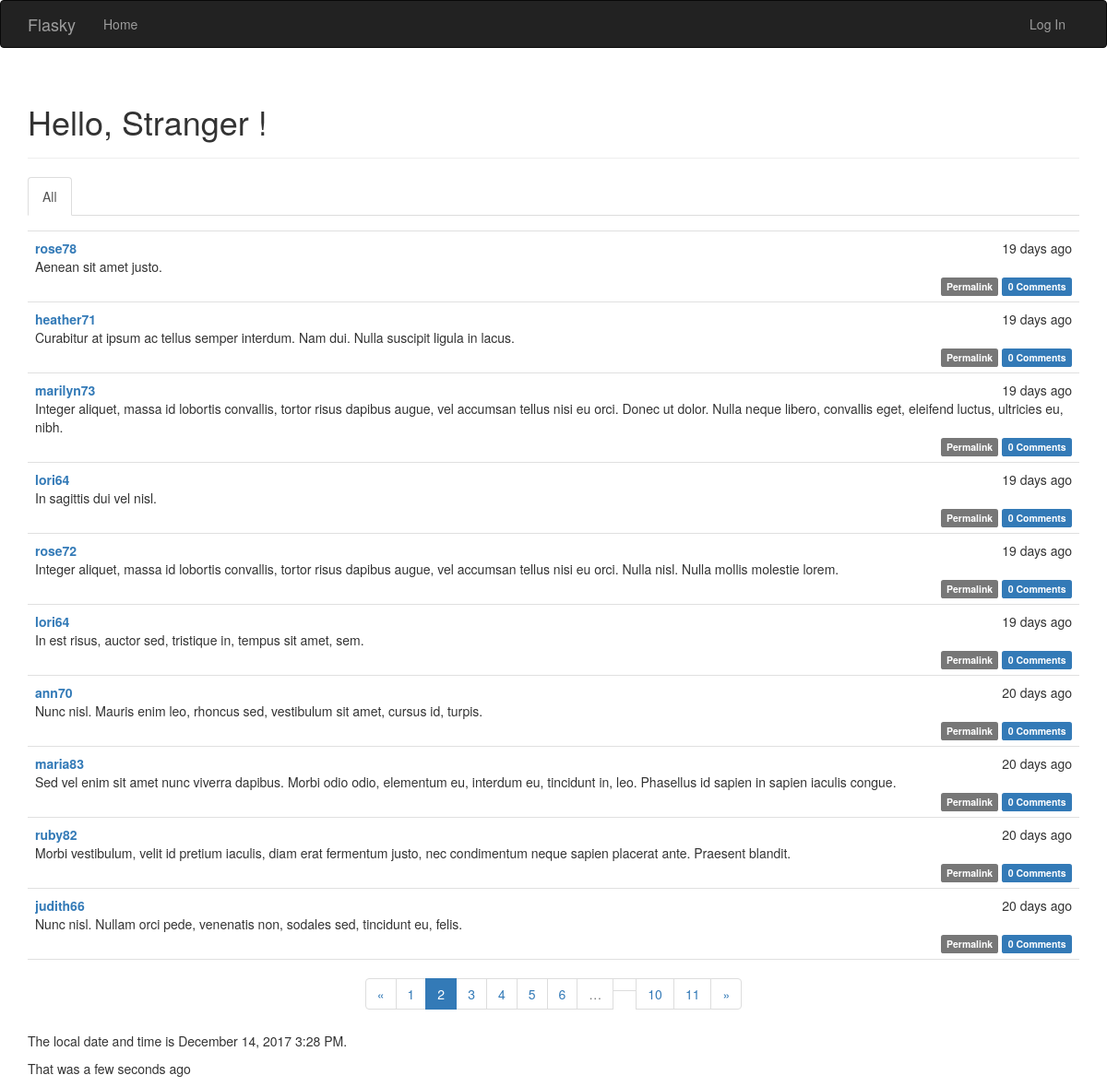
Screenshot of /?page=2 with the database file from the repository.
### app/models.py (models this page shows, shortened)
class Post(db.Model):
    __tablename__ = 'posts'
    id = db.Column(db.Integer, primary_key=True)
    body = db.Column(db.Text)
    timestamp = db.Column(db.DateTime, index=True, default=datetime.utcnow)
    author_id = db.Column(db.Integer, db.ForeignKey('users.id'))
    body_html = db.Column(db.Text)
    comments = db.relationship('Comment', backref='post', lazy='dynamic')

class User(UserMixin, db.Model):
    __tablename__ = 'users'
    id = db.Column(db.Integer, primary_key=True)
    email = db.Column(db.String(64), unique=True, index=True)
    username = db.Column(db.String(32), unique=True, index=True)
    password_hash = db.Column(db.String(128))
    confirmed = db.Column(db.Boolean, default=False)
    name = db.Column(db.String(64))
    location = db.Column(db.String(64))
    about_me = db.Column(db.Text())
    member_since = db.Column(db.DateTime(), default=datetime.utcnow)
    last_seen = db.Column(db.DateTime(), default=datetime.utcnow)
    role_id = db.Column(db.Integer, db.ForeignKey('roles.id'))
    posts = db.relationship('Post', backref='author', lazy='dynamic')
    followed = db.relationship('Follow',
                                foreign_keys=[Follow.follower_id],
                                backref=db.backref('follower', lazy='joined'),
                                lazy='dynamic',
                                cascade='all, delete-orphan')
    followers = db.relationship('Follow',
                                foreign_keys=[Follow.followed_id],
                                backref=db.backref('followed', lazy='joined'),
                                lazy='dynamic',
                                cascade='all, delete-orphan')
    comments = db.relationship('Comment', backref='author', lazy='dynamic')
    @property
    def password(self):
        raise AttributeError('password is not a readable attribute')

### app/main/views.py (the view)
@main.route('/', methods=['GET', 'POST'])
def index():
    form = PostForm()
    if current_user.can(Permission.WRITE_ARTICLES) and \
            form.validate_on_submit():
        post = Post(body=form.body.data,
                    author = current_user._get_current_object())
        db.session.add(post)
        return redirect(url_for('main.index'))
    page = request.args.get('page', 1, type=int)
    show_followed = False
    if current_user.is_authenticated:
        show_followed = bool(request.cookies.get('show_followed', ''))
    if show_followed:
        query = current_user.followed_posts
    else:
        query = Post.query
    pagination = query.order_by(Post.timestamp.desc()).paginate(
            page, per_page=current_app.config['FLASKY_POSTS_PER_PAGE'],
            error_out=False)
    posts = pagination.items
    return render_template('index.html', form=form, posts=posts,
            show_followed=show_followed,
            pagination=pagination, current_time=datetime.utcnow())

### app/auth/views.py (called while the page is built)
@auth.before_app_request
def before_request():
    if current_user.is_authenticated:
        current_user.ping()
        if not current_user.confirmed \
            and request.endpoint \
            and request.endpoint[:5] != 'auth.' \
            and request.endpoint != 'static':
                return redirect(url_for('auth.unconfirmed'))

### app/main/__init__.py (called while the page is built)
@main.app_context_processor
def inject_permissions():
    return dict(Permission=Permission)

### app/models.py (called while the page is built)
    def can(self, permissions):
        return False

### app/templates/index.html (shortened to what this page needs)
{% extends "base.html" %}
{% import "bootstrap/wtf.html" as wtf %}
{% import "_macros.html" as macros %}
{% block page_content %}
<div class="page-header">
    <h1>Hello,
    {% if current_user.is_authenticated %}
        {{ current_user.username }}
    {% else %}
        Stranger
    {% endif %}
    !</h1>
</div>
<div class="post-tabs">
    <ul class="nav nav-tabs">
        <li {% if not show_followed %} class="active" {% endif %}>
            <a href="{{url_for('main.show_all')}}">All</a>
        </li>
    </ul>
{% include "_posts.html" %}
</div>
<div class="pagination">
    {{ macros.pagination_widget(pagination, "main.index") }}
</div>
<p>The local date and time is {{ moment(current_time).format('LLL') }}.</p>
<p>That was {{moment(current_time).fromNow(refresh=True) }}</p>
{% endblock %}

### app/templates/_posts.html (shortened to what this page needs)
<ul class="posts">
    {% for post in posts %}
    <li class="post">
        <div class="post-date">{{ moment(post.timestamp).fromNow() }}</div>
        <div class="post-author">
            <a href="{{ url_for('main.user', username=post.author.username) }}">
            {{ post.author.username }}
            </a>
        </div>
            <div class="post-body">
            {% if post.body_html %}
                {{ post.body_html | safe }}
            {% else %}
                {{ post.body }}
            {% endif %}
            </div>
            <div class="post-footer">
                <a href="{{ url_for('main.post', id=post.id) }}">
                    <span class="label label-default">Permalink</span>
                </a>
                <a href="{{ url_for('main.post', id=post.id) }}#comments">
                    <span class="label label-primary">
                        {{ post.comments.count() }} Comments
                    </span>
                </a>
            </div>
    </li>
    {% endfor %}
</ul>

### app/static/styles.css (style rules this page uses)
ul.posts { list-style-type: none; padding: 0px; margin: 16px 0px 0px 0px; border-top: 1px solid #e0e0e0; }
ul.posts li.post { padding: 8px; border-bottom: 1px solid #e0e0e0; }
div.post-date { float: right; }
div.post-author { font-weight: bold; }
div.post-footer { text-align: right; }
div.pagination { width: 100%; text-align: center; padding: 0px; margin: 0px; }

### rows the page displays
Post: timestamp "19 days ago", author.username "rose78", body "Aenean sit amet justo.", comments.count "0"
Post: timestamp "19 days ago", author.username "heather71", body "Curabitur at ipsum ac tellus semper interdum. Nam dui. Nulla suscipit ligula in lacus.", comments.count "0"
Post: timestamp "19 days ago", author.username "marilyn73", body "Integer aliquet, massa id lobortis convallis, tortor risus dapibus augue, vel accumsan tellus nisi eu orci. Donec ut dolor. Nulla neque libero, convallis eget, eleifend luctus, ultricies eu, nibh.", comments.count "0"
Post: timestamp "19 days ago", author.username "lori64", body "In sagittis dui vel nisl.", comments.count "0"
Post: timestamp "19 days ago", author.username "rose72", body "Integer aliquet, massa id lobortis convallis, tortor risus dapibus augue, vel accumsan tellus nisi eu orci. Nulla nisl. Nulla mollis molestie lorem.", comments.count "0"
Post: timestamp "19 days ago", author.username "lori64", body "In est risus, auctor sed, tristique in, tempus sit amet, sem.", comments.count "0"
Post: timestamp "20 days ago", author.username "ann70", body "Nunc nisl. Mauris enim leo, rhoncus sed, vestibulum sit amet, cursus id, turpis.", comments.count "0"
Post: timestamp "20 days ago", author.username "maria83", body "Sed vel enim sit amet nunc viverra dapibus. Morbi odio odio, elementum eu, interdum eu, tincidunt in, leo. Phasellus id sapien in sapien iaculis congue.", comments.count "0"
Post: timestamp "20 days ago", author.username "ruby82", body "Morbi vestibulum, velit id pretium iaculis, diam erat fermentum justo, nec condimentum neque sapien placerat ante. Praesent blandit.", comments.count "0"
Post: timestamp "20 days ago", author.username "judith66", body "Nunc nisl. Nullam orci pede, venenatis non, sodales sed, tincidunt eu, felis.", comments.count "0"

### other values shown
{{ page }} "1" "3" "4" "5" "6" "10" "11"
{{ page }} "2"
